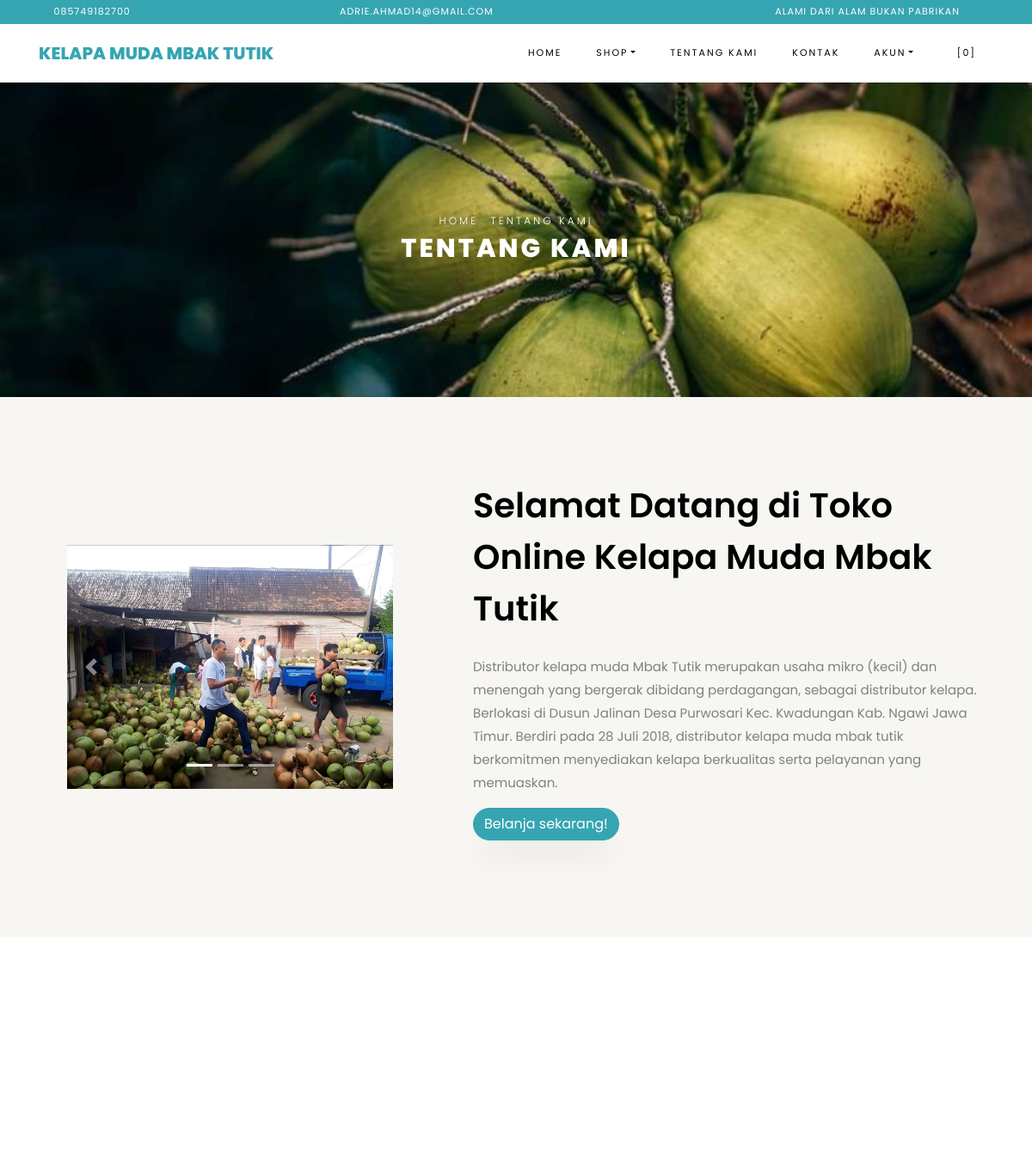
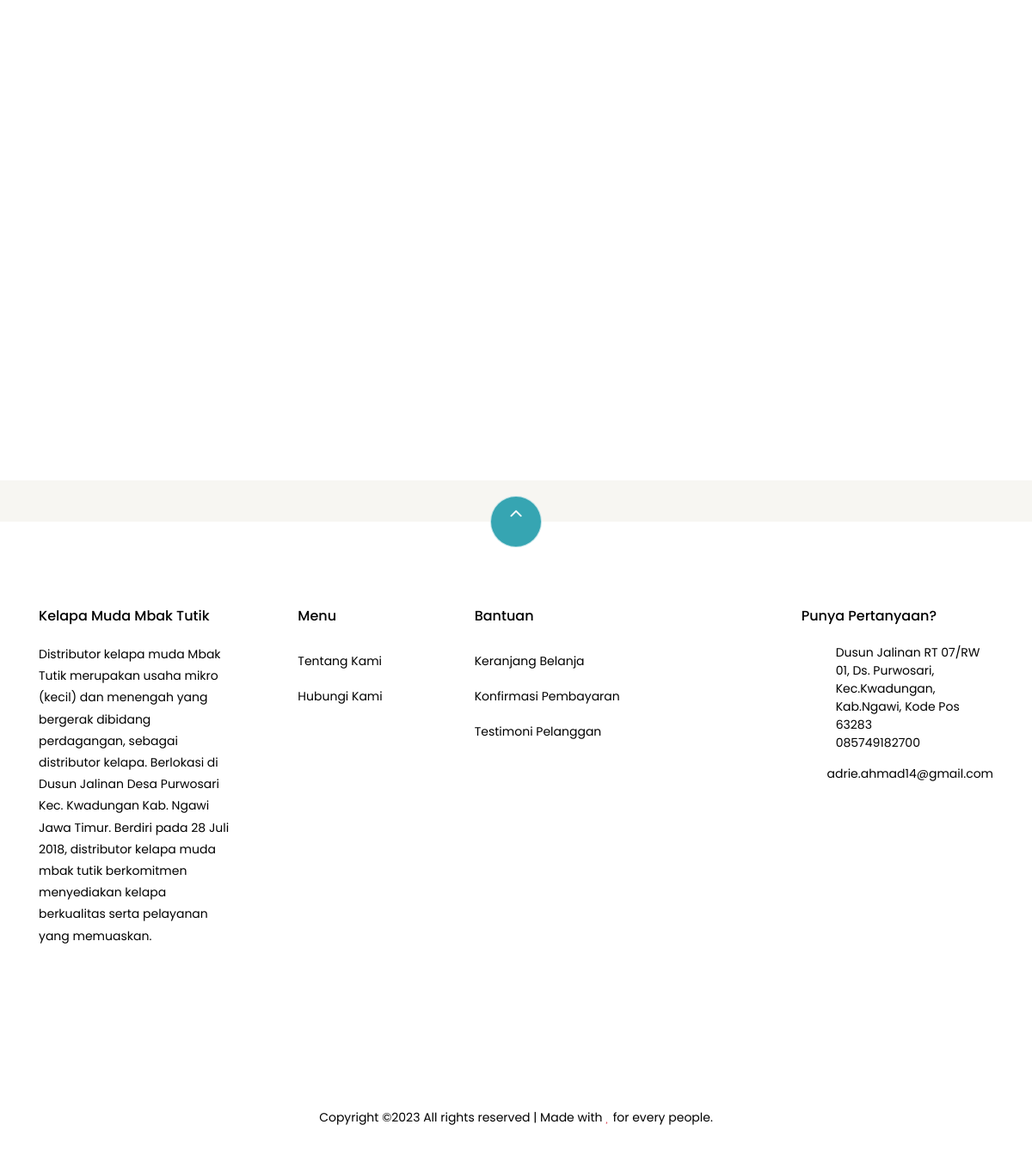
Page /index.php/pages/about on the committed database (2 pictures, top to bottom).
### tables this page shows
CREATE TABLE `settings` (
  `id` int(10) NOT NULL,
  `key` varchar(32) NOT NULL,
  `content` varchar(600) NOT NULL
);

### application/helpers/themes_helper.php (called while the page is built, shortened)
<?php
if ( ! function_exists('get_theme_name'))
{
    function get_theme_name() {
        $current_theme = get_settings('current_theme_name');
        return ($current_theme) ? $current_theme : false;
    }
}
if ( ! function_exists('get_template_part'))
{
    function get_template_part($file_name = null, $params = array()) {
        if ($file_name !== '') {
            $current_theme = get_theme_name();
            if ( file_exists($file_location = VIEWPATH .'themes/'. $current_theme .'/'. $file_name .'.php')) {
                $CI =& get_instance();
                $CI->load->view('themes/'. $current_theme .'/'. $file_name, $params);
            }
            else {
                echo '<div>Kesalahan: berkas tema <b>'. $file_name .'.php</b> tidak ditemukan.<br>Lokasi berkas: <b>'. $file_location .'</b></div>';
            }
        }
    }
}
if ( ! function_exists('get_header'))
{
    function get_header($params = null, $section = '', $current_section = '') {
        $load_params = array();
        if ( is_null($params)) {
            $load_params['title'] = get_settings('site_name');
        }
        else if ( is_string($params)) {
            $load_params['title'] = $params;
        }
        $load_params['sidebar_section'] = $section;
        $load_params['current_section'] = $current_section;
        get_template_part('header', $load_params);
    }
}
if ( ! function_exists('get_footer'))
{
    function get_footer($params = array()) {
        get_template_part('footer', $params);
    }
}
if ( ! function_exists('get_theme_uri'))
{
    function get_theme_uri($file_name = null, $theme_name = NULL)
    {
        $theme_name = ($theme_name == NULL) ? get_theme_name() : $theme_name;
        return is_null($file_name) ? base_url('assets/themes/'. $theme_name .'/') : base_url('assets/themes/'. $theme_name .'/'. $file_name) ;
    }
}

### application/controllers/Pages.php (called while the page is built, shortened)
<?php
class Pages extends CI_Controller {
    public function about()
    {
        $params['reviews'] = $this->review->get_all_reviews();
        get_header(get_store_name());
        get_template_part('pages/about', $params);
        get_footer();
    }
}

### index.php (called while the page is built, shortened)
<?php
require_once BASEPATH.'core/CodeIgniter.php';

### application/helpers/global_helper.php (called while the page is built, shortened)
<?php
if ( ! function_exists('get_settings'))
{
    function get_settings($key = '')
    {
        $CI =& get_instance();
        $row = $CI->db
            ->select('content')
            ->where('key', $key)
            ->get('settings')
            ->row();
        return $row->content;
    }
}
if ( ! function_exists('get_store_name'))
{
    function get_store_name()
    {
        return get_settings('store_name');
    }
}

### application/helpers/session_helper.php (called while the page is built, shortened)
<?php
if ( ! function_exists('init'))
{
    function init()
    {
        $CI =& get_instance();
        return $CI;
    }
}
if( ! function_exists('session_data'))
{
    function session_data()
    {
        $CI = init();
        $read_session_in_cookie = get_cookie('__ACTIVE_SESSION_DATA');
        $read_session_in_session = $CI->session->userdata('__ACTIVE_SESSION_DATA');
        if ($read_session_in_cookie)
        {
            $read_data = $CI->encryption->decrypt($read_session_in_cookie);
            $read_data = json_decode($read_data);
            return $read_data;
        }
        else if ($read_session_in_session)
        {
            $read_data = $CI->encryption->decrypt($read_session_in_session);
            $read_data = json_decode($read_data);
            return $read_data;
        }
        else {
            $default_session = new stdClass();
            $default_session->is_login = FALSE;
            $default_session->user_id = 0;
            $default_session->login_at = 0;
            $default_session->remember_me = FALSE;
            return $default_session;
        }
    }
}

### application/views/themes/vegefoods/pages/about.php (the view, shortened to what this page needs)
<div class="hero-wrap hero-bread" style="background-image: url('<?php echo get_theme_uri('images/bg_1.png'); ?>');">
    <div class="container">
      <div class="row no-gutters slider-text align-items-center justify-content-center">
        <div class="col-md-9 ftco-animate text-center">
            <p class="breadcrumbs"><span class="mr-2"><?php echo anchor(base_url(), 'Home'); ?></span> <span>Tentang Kami</span></p>
          <h1 class="mb-0 bread">Tentang Kami</h1>
        </div>
      </div>
    </div>
  </div>
  <section class="ftco-section ftco-no-pb ftco-no-pt bg-light">
          <div class="container">
              <div class="row">
              <div class="col-md-5 p-md-5 img img-2 d-flex justify-content-center align-items-center">
              <div id="carouselExampleIndicators" class="carousel slide" data-ride="carousel">
                <ol class="carousel-indicators">
                  <li data-target="#carouselExampleIndicators" data-slide-to="0" class="active"></li>
                  <li data-target="#carouselExampleIndicators" data-slide-to="1"></li>
                  <li data-target="#carouselExampleIndicators" data-slide-to="2"></li>
                </ol>
                <div class="carousel-inner">
                  <div class="carousel-item active">
                    <img src="<?php echo get_theme_uri('images/slide.jpg'); ?>" class="d-block w-100 carousel-img" alt="Slide 1">
                    <div class="carousel-caption d-none d-md-block">
                    </div>
                  </div>
                </div>
                <a class="carousel-control-prev" href="#carouselExampleIndicators" role="button" data-slide="prev">
                  <span class="carousel-control-prev-icon" aria-hidden="true"></span>
                </a>
                <a class="carousel-control-next" href="#carouselExampleIndicators" role="button" data-slide="next">
                  <span class="carousel-control-next-icon" aria-hidden="true"></span>
                </a>
              </div>
            </div>
                  <div class="col-md-7 py-5 wrap-about pb-md-5 ftco-animate">
            <div class="heading-section-bold mb-4 mt-md-5">
                <div class="ml-md-0">
                  <h2 class="mb-4">Selamat Datang di Toko Online <?php echo get_store_name(); ?></h2>
              </div>
            </div>
            <div class="pb-md-5">
                <p><?php echo get_settings('store_description'); ?></p>
                          <p><a href="<?php echo site_url('browse'); ?>" class="btn btn-primary">Belanja sekarang!</a></p>
                      </div>
                  </div>
              </div>
          </div>
      </section>
      <section class="ftco-section testimony-section">
    <div class="container">
      <div class="row justify-content-center mb-5 pb-3">
      </div>
    </div>
  </section>
<section class="ftco-section" id="products">
      <div class="container">
      <div class="row no-gutters ftco-services justify-content-center">
  </div>
      </div>
  </section>

### application/views/themes/vegefoods/header.php (shortened to what this page needs)
?><!DOCTYPE html>
<html lang="en">
  <head>
    <link rel="stylesheet" href="<?php echo get_theme_uri('css/open-iconic-bootstrap.min.css'); ?>">
    <link rel="stylesheet" href="<?php echo get_theme_uri('css/animate.css'); ?>">
    <link rel="stylesheet" href="<?php echo get_theme_uri('css/owl.carousel.min.css'); ?>">
    <link rel="stylesheet" href="<?php echo get_theme_uri('css/owl.theme.default.min.css'); ?>">
    <link rel="stylesheet" href="<?php echo get_theme_uri('css/magnific-popup.css'); ?>">
    <link rel="stylesheet" href="<?php echo get_theme_uri('css/aos.css'); ?>">
	<link rel="stylesheet" href="<?php echo get_theme_uri('css/ionicons.min.css'); ?>">
	<link rel="stylesheet" href="<?php echo get_theme_uri('js/plugins/@fortawesome/fontawesome-free/css/all.min.css', 'argon'); ?>">
    <link rel="stylesheet" href="<?php echo get_theme_uri('css/bootstrap-datepicker.css'); ?>">
    <link rel="stylesheet" href="<?php echo get_theme_uri('css/jquery.timepicker.css'); ?>">
    <link rel="stylesheet" href="<?php echo get_theme_uri('css/flaticon.css'); ?>">
    <link rel="stylesheet" href="<?php echo get_theme_uri('css/icomoon.css'); ?>">
	<link rel="stylesheet" href="<?php echo get_theme_uri('css/style.css'); ?>">
	<link rel="stylesheet" href="<?php echo base_url('assets/plugins/toastr/toastr.min.css'); ?>">
  </head>
  <body class="goto-here">
		<div class="py-1 bg-primary">
    	<div class="container">
    		<div class="row no-gutters d-flex align-items-start align-items-center px-md-0">
	    		<div class="col-lg-12 d-block">
		    		<div class="row d-flex">
		    			<div class="col-md pr-4 d-flex topper align-items-center">
					    	<div class="icon mr-2 d-flex justify-content-center align-items-center"><span class="icon-phone2"></span></div>
						    <span class="text"><?php echo get_settings('store_phone_number'); ?></span>
					    </div>
					    <div class="col-md pr-4 d-flex topper align-items-center">
					    	<div class="icon mr-2 d-flex justify-content-center align-items-center"><span class="icon-paper-plane"></span></div>
						    <span class="text"><?php echo get_settings('store_email'); ?></span>
					    </div>
					    <div class="col-md-5 pr-4 d-flex topper align-items-center text-lg-right">
						    <span class="text"><?php echo get_settings('store_tagline'); ?></span>
					    </div>
				    </div>
			    </div>
		    </div>
		  </div>
    </div>
    <nav class="navbar navbar-expand-lg navbar-dark ftco_navbar bg-dark ftco-navbar-light" id="ftco-navbar">
	    <div class="container">
	      <a class="navbar-brand" href="<?php echo base_url(); ?>"><?php echo get_store_name(); ?></a>
	      <div class="collapse navbar-collapse" id="ftco-nav">
	        <ul class="navbar-nav ml-auto">
	          <li class="nav-item active"><a href="<?php echo base_url(); ?>" class="nav-link">Home</a></li>
	          <li class="nav-item dropdown">
              <a class="nav-link dropdown-toggle" href="#" id="dropdown04" data-toggle="dropdown" aria-haspopup="true" aria-expanded="false">Shop</a>
            </li>
	          <li class="nav-item"><a href="<?php echo site_url('pages/about'); ?>" class="nav-link">Tentang Kami</a></li>
              <li class="nav-item"><a href="<?php echo site_url('pages/contact'); ?>" class="nav-link">Kontak</a></li>
              <li class="nav-item dropdown">
              <a class="nav-link dropdown-toggle" href="#" id="dropdown05" data-toggle="dropdown" aria-haspopup="true" aria-expanded="false">Akun</a>
            </li>
	          <li class="nav-item cta cta-colored"><a href="<?php echo site_url('shop/cart'); ?>" class="nav-link"><span class="icon-shopping_cart"></span>[<span class="cart-item-total">0</span>]</a></li>
	        </ul>
	      </div>
	    </div>
	  </nav>

### application/views/themes/vegefoods/footer.php (shortened to what this page needs)
<section class="ftco-section ftco-no-pt ftco-no-pb py-5 bg-light">
    <div class="container py-4">
    </div>
  </section>
  <footer class="ftco-footer ftco-section">
    <div class="container">
        <div class="row">
            <div class="mouse">
                      <a href="#" class="mouse-icon">
                          <div class="mouse-wheel"><span class="ion-ios-arrow-up"></span></div>
                      </a>
                  </div>
        </div>
      <div class="row mb-5">
        <div class="col-md">
          <div class="ftco-footer-widget mb-4">
            <h2 class="ftco-heading-2"><?php echo get_store_name(); ?></h2>
            <p><?php echo get_settings('store_description'); ?></p>
            <ul class="ftco-footer-social list-unstyled float-md-left float-lft mt-5">
            </ul>
          </div>
        </div>
        <div class="col-md">
          <div class="ftco-footer-widget mb-4 ml-md-5">
            <h2 class="ftco-heading-2">Menu</h2>
            <ul class="list-unstyled">
              <li><a href="<?php echo site_url('pages/about'); ?>" class="py-2 d-block">Tentang Kami</a></li>
              <li><a href="<?php echo site_url('pages/contact'); ?>" class="py-2 d-block">Hubungi Kami</a></li>
            </ul>
          </div>
        </div>
        <div class="col-md-4">
           <div class="ftco-footer-widget mb-4">
            <h2 class="ftco-heading-2">Bantuan</h2>
            <div class="d-flex">
                <ul class="list-unstyled mr-l-5 pr-l-3 mr-4">
                  <li><a href="<?php echo site_url('shop/cart'); ?>" class="py-2 d-block">Keranjang Belanja</a></li>
                  <li><a href="<?php echo site_url('customer/payments/confirm'); ?>" class="py-2 d-block">Konfirmasi Pembayaran</a></li>
                  <li><a href="<?php echo site_url('shop/testimonial'); ?>" class="py-2 d-block">Testimoni Pelanggan</a></li>
                </ul>
              </div>
          </div>
        </div>
        <div class="col-md">
          <div class="ftco-footer-widget mb-4">
              <h2 class="ftco-heading-2">Punya Pertanyaan?</h2>
              <div class="block-23 mb-3">
                <ul>
                  <li><span class="icon icon-map-marker"></span><span class="text"><?php echo get_settings('store_address'); ?></span></li>
                  <li><a href="#"><span class="icon icon-phone"></span><span class="text"><?php echo get_settings('store_phone_number'); ?></span></a></li>
                  <li><a href="#"><span class="icon icon-envelope"></span><span class="text"><?php echo get_settings('store_email'); ?></span></a></li>
                </ul>
              </div>
          </div>
        </div>
      </div>
      <div class="row">
        <div class="col-md-12 text-center">
          <p>
                        Copyright &copy;<script>document.write(new Date().getFullYear());</script> All rights reserved | Made with <i class="icon-heart text-danger" aria-hidden="true"></i> for every people.
                      </p>
        </div>
      </div>
    </div>
  </footer>
</body>
</html>

### assets/themes/vegefoods/css/icomoon.css (style rules this page uses)
[class^="icon-"], [class*=" icon-"] { font-family: 'icomoon' !important; speak: none; font-style: normal; font-weight: normal; font-variant: normal; text-transform: none; line-height: 1; -webkit-font-smoothing: antialiased; -moz-osx-font-smoothing: grayscale; }
.icon-heart:before { content: "\f004"; }
.icon-map-marker:before { content: "\f041"; }
.icon-phone:before { content: "\f095"; }
.icon-envelope:before { content: "\f0e0"; }
.icon-paper-plane:before { content: "\f1d8"; }
.icon-phone2:before { content: "\e0cd"; }
.icon-shopping_cart:before { content: "\e8cc"; }

### rows in the picture
settings: content "085749182700"
settings: content "ADRIE.AHMAD14@GMAIL.COM", content "adrie.ahmad14@gmail.com"
settings: content "ALAMI DARI ALAM BUKAN PABRIKAN"
settings: content "KELAPA MUDA MBAK TUTIK", content "Kelapa Muda Mbak Tutik"
settings: content (picture)
settings: content "Distributor kelapa muda Mbak Tutik merupakan usaha mikro (kecil) dan menengah yang bergerak dibidang perdagangan, sebagai distributor kelapa. Berlokasi di Dusun Jalinan Desa Purwosari Kec. Kwadungan Kab. Ngawi Jawa Timur. Berdiri pada 28 Juli 2018, distributor kelapa muda mbak tutik berkomitmen menyediakan kelapa berkualitas serta pelayanan yang memuaskan."
settings: content "Dusun Jalinan RT 07/RW 01, Ds. Purwosari, Kec.Kwadungan, Kab.Ngawi, Kode Pos 63283"

### other values in the picture
anchor(base_url(), 'Home') "HOME"
